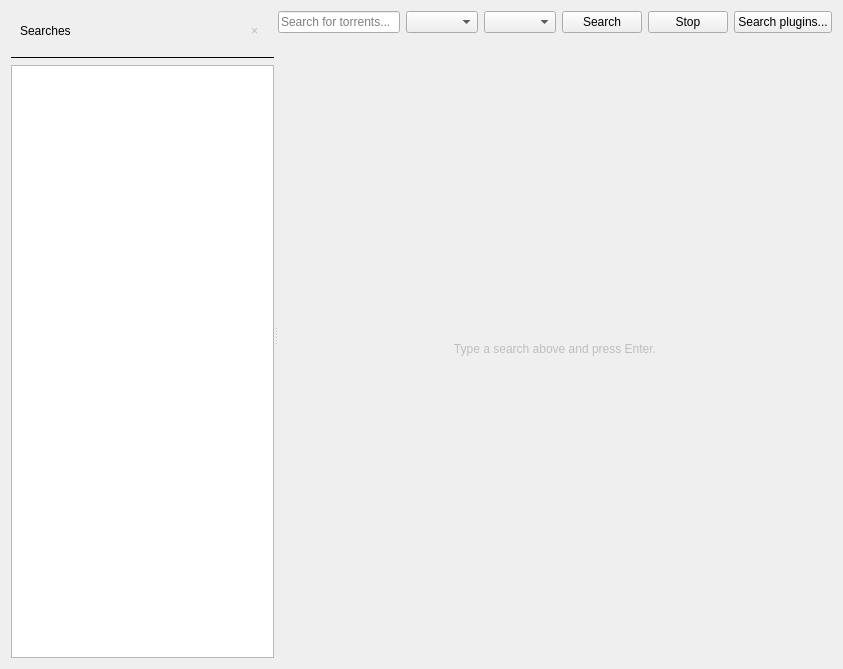
<?xml version="1.0" encoding="UTF-8"?>
<ui version="4.0">
 <class>SearchWidget</class>
 <widget class="QWidget" name="SearchWidget">
  <property name="geometry">
   <rect>
    <x>0</x>
    <y>0</y>
    <width>843</width>
    <height>669</height>
   </rect>
  </property>
  <property name="windowTitle">
   <string>Search</string>
  </property>
  <layout class="QVBoxLayout" name="verticalLayout_3">
   <item>
    <widget class="QSplitter" name="splitter">
     <property name="orientation">
      <enum>Qt::Orientation::Horizontal</enum>
     </property>
     <property name="childrenCollapsible">
      <bool>false</bool>
     </property>
         <widget class="QWidget" name="listPane">
          <layout class="QVBoxLayout" name="listPaneLayout">
           <property name="leftMargin">
            <number>0</number>
           </property>
           <property name="topMargin">
            <number>0</number>
           </property>
           <property name="rightMargin">
            <number>0</number>
           </property>
           <property name="bottomMargin">
            <number>0</number>
           </property>
           <item>
            <widget class="QWidget" name="listHeader" native="true">
             <layout class="QHBoxLayout" name="listHeaderLayout">
             <item>
              <widget class="QLabel" name="searchesLabel">
               <property name="text">
                <string>Searches</string>
               </property>
              </widget>
             </item>
             <item>
              <spacer name="listHeaderSpacer">
               <property name="orientation">
                <enum>Qt::Orientation::Horizontal</enum>
               </property>
               <property name="sizeHint" stdset="0">
                <size>
                 <width>0</width>
                 <height>0</height>
                </size>
               </property>
              </spacer>
             </item>
             <item>
              <widget class="QToolButton" name="closeSearchButton">
               <property name="enabled">
                <bool>false</bool>
               </property>
               <property name="toolTip">
                <string>Close the selected search</string>
               </property>
               <property name="text">
                <string>×</string>
               </property>
               <property name="autoRaise">
                <bool>true</bool>
               </property>
              </widget>
             </item>
            </layout>
            </widget>
           </item>
           <item>
            <widget class="QFrame" name="listHeaderLine">
             <property name="frameShadow">
              <enum>QFrame::Shadow::Plain</enum>
             </property>
             <property name="frameShape">
              <enum>QFrame::Shape::HLine</enum>
             </property>
            </widget>
           </item>
           <item>
            <widget class="QListWidget" name="searchList"/>
           </item>
          </layout>
         </widget>
     <widget class="QWidget" name="resultsPane">
      <layout class="QVBoxLayout" name="resultsPaneLayout">
       <property name="leftMargin"><number>0</number></property>
       <property name="topMargin"><number>0</number></property>
       <property name="rightMargin"><number>0</number></property>
       <property name="bottomMargin"><number>0</number></property>
   <item>
    <layout class="QHBoxLayout" name="searchBarLayout">
     <item>
      <widget class="LineEdit" name="lineEditSearchPattern">
       <property name="placeholderText">
        <string>Search for torrents...</string>
       </property>
      </widget>
     </item>
     <item>
      <widget class="QComboBox" name="comboCategory">
       <property name="toolTip">
        <string>Category to search in</string>
       </property>
       <property name="sizePolicy">
        <sizepolicy hsizetype="Preferred" vsizetype="Preferred">
         <horstretch>0</horstretch>
         <verstretch>0</verstretch>
        </sizepolicy>
       </property>
      </widget>
     </item>
     <item>
      <widget class="QComboBox" name="selectPlugin">
       <property name="toolTip">
        <string>Search engines to use</string>
       </property>
       <property name="sizePolicy">
        <sizepolicy hsizetype="Preferred" vsizetype="Preferred">
         <horstretch>0</horstretch>
         <verstretch>0</verstretch>
        </sizepolicy>
       </property>
      </widget>
     </item>
     <item>
      <widget class="QPushButton" name="searchButton">
       <property name="sizePolicy">
        <sizepolicy hsizetype="Minimum" vsizetype="Preferred">
         <horstretch>0</horstretch>
         <verstretch>0</verstretch>
        </sizepolicy>
       </property>
       <property name="text">
        <string>Search</string>
       </property>
      </widget>
     </item>
     <item>
      <widget class="QPushButton" name="stopButton">
       <property name="text">
        <string>Stop</string>
       </property>
      </widget>
     </item>
     <item>
      <widget class="QPushButton" name="pluginsButton">
       <property name="text">
        <string>Search plugins...</string>
       </property>
      </widget>
     </item>
    </layout>
   </item>
       <item>
        <widget class="QStackedWidget" name="stackedPages">
         <property name="currentIndex">
          <number>1</number>
         </property>
     <widget class="QWidget" name="emptyPage">
      <layout class="QVBoxLayout" name="verticalLayout">
       <property name="leftMargin">
        <number>0</number>
       </property>
       <property name="topMargin">
        <number>0</number>
       </property>
       <property name="rightMargin">
        <number>0</number>
       </property>
       <property name="bottomMargin">
        <number>0</number>
       </property>
       <item>
        <widget class="QLabel" name="label">
         <property name="text">
          <string>There aren't any search plugins installed.
Click the &quot;Search plugins...&quot; button at the top right of the window to install some.</string>
         </property>
         <property name="alignment">
          <set>Qt::AlignmentFlag::AlignCenter</set>
         </property>
        </widget>
       </item>
      </layout>
     </widget>
         <widget class="QWidget" name="searchPage">
          <layout class="QVBoxLayout" name="verticalLayout_2">
       <property name="leftMargin"><number>0</number></property>
       <property name="topMargin"><number>0</number></property>
       <property name="rightMargin"><number>0</number></property>
       <property name="bottomMargin"><number>0</number></property>
           <item>
         <widget class="QStackedWidget" name="resultsStack">
         <widget class="QFrame" name="hintPage">
          <layout class="QVBoxLayout" name="verticalLayout_4">
           <item>
            <widget class="QLabel" name="hintLabel">
             <property name="enabled">
              <bool>false</bool>
             </property>
             <property name="text">
              <string>Type a search above and press Enter.</string>
             </property>
             <property name="alignment">
              <set>Qt::AlignmentFlag::AlignCenter</set>
             </property>
            </widget>
           </item>
          </layout>
         </widget>
         </widget>
           </item>
          </layout>
         </widget>
        </widget>
       </item>
      </layout>
     </widget>
    </widget>
   </item>
  </layout>
 </widget>
 <customwidgets>
  <customwidget>
   <class>LineEdit</class>
   <extends>QLineEdit</extends>
   <header>gui/lineedit.h</header>
  </customwidget>
 </customwidgets>
 <resources/>
 <connections/>
</ui>
